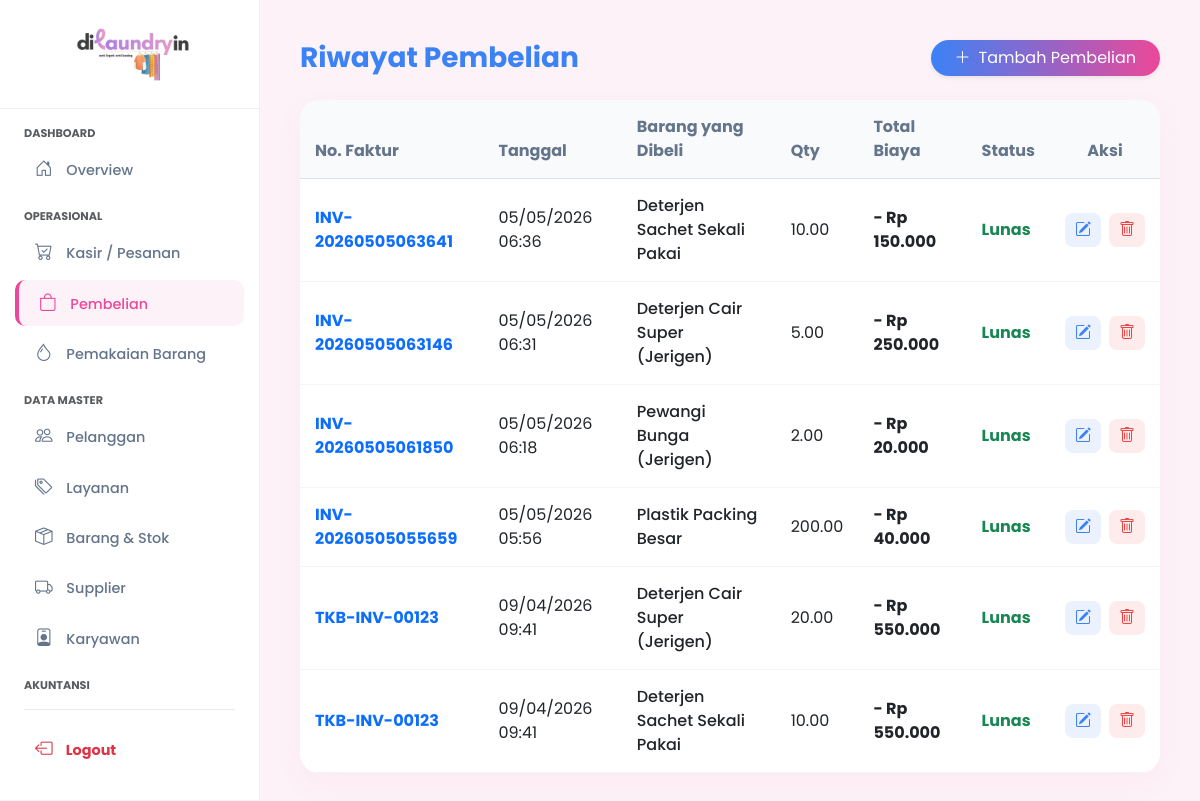
Screenshot of /pembelian.php with the database file from the repository.
### tables this page shows
CREATE TABLE `detail_pembelian` (
  `id_detail_beli` int(11) NOT NULL,
  `id_pembelian` int(11) NOT NULL,
  `id_barang` int(11) NOT NULL,
  `qty` decimal(10,2) NOT NULL,
  `harga_beli_satuan` int(11) NOT NULL,
  `subtotal` int(11) NOT NULL
);

CREATE TABLE `pembelian` (
  `id_pembelian` int(11) NOT NULL,
  `no_faktur_beli` varchar(50) NOT NULL,
  `id_supplier` int(11) NOT NULL,
  `id_karyawan` int(11) NOT NULL,
  `tanggal_beli` datetime DEFAULT current_timestamp(),
  `total_biaya` int(11) NOT NULL,
  `status_pembayaran` enum('Lunas','Hutang') DEFAULT 'Lunas'
);

CREATE TABLE `barang` (
  `id_barang` int(11) NOT NULL,
  `nama_barang` varchar(100) NOT NULL,
  `tipe_barang` enum('Bahan Baku','Barang Dijual','Keduanya') NOT NULL,
  `satuan` varchar(20) NOT NULL,
  `harga_beli` int(11) DEFAULT 0,
  `harga_jual` int(11) DEFAULT 0,
  `stok` decimal(10,2) DEFAULT 0.00
);

### pembelian.php (the view, shortened to what this page needs)
<?php include 'koneksi.php'; ?>
<!DOCTYPE html>
<html lang="id">
<head>
    <link href="https://cdn.jsdelivr.net/npm/bootstrap@5.3.0/dist/css/bootstrap.min.css" rel="stylesheet">
    <link href="https://cdn.jsdelivr.net/npm/bootstrap-icons@1.10.5/font/bootstrap-icons.css" rel="stylesheet">
</head>
<body>
    <?php include 'sidebar.php'; ?>
    <div class="main-content">
        <div class="d-flex justify-content-between align-items-center mb-4">
            <h3 class="fw-bold mb-0" style="color: #3b82f6;">Riwayat Pembelian</h3>
            <a href="tambah_pembelian.php" class="btn rounded-pill px-4 text-white shadow-sm" style="background: linear-gradient(90deg, #3b82f6, #ec4899); border: none;">
                <i class="bi bi-plus-lg me-2"></i>Tambah Pembelian
            </a>
        </div>
        <div class="table-custom">
            <table class="table table-hover mb-0">
                <thead>
                    <tr>
                        <th>No. Faktur</th>
                        <th>Tanggal</th>
                        <th>Barang yang Dibeli</th>
                        <th>Qty</th>
                        <th>Total Biaya</th>
                        <th>Status</th>
                        <th class="text-center">Aksi</th>
                    </tr>
                </thead>
                <tbody>
                    <?php
                    $query = mysqli_query($conn, "
                        SELECT p.id_pembelian, p.no_faktur_beli, p.tanggal_beli, p.total_biaya, p.status_pembayaran, b.nama_barang, dp.qty
                        FROM pembelian p
                        JOIN detail_pembelian dp ON p.id_pembelian = dp.id_pembelian
                        JOIN barang b ON dp.id_barang = b.id_barang
                        ORDER BY p.id_pembelian DESC
                    ");
                    if(mysqli_num_rows($query) > 0) {
                        while($d = mysqli_fetch_array($query)){
                            $badge = $d['status_pembayaran'] == 'Lunas' ? 'text-success' : 'text-danger';
                    ?>
                    <tr>
                        <td class="fw-bold text-primary"><?= htmlspecialchars($d['no_faktur_beli']); ?></td>
                        <td><?= date('d/m/Y H:i', strtotime($d['tanggal_beli'])); ?></td>
                        <td class="fw-medium"><?= htmlspecialchars($d['nama_barang']); ?></td>
                        <td><?= $d['qty']; ?></td>
                        <td class="fw-bold">- Rp <?= number_format($d['total_biaya'], 0, ',', '.'); ?></td>
                        <td class="fw-bold <?= $badge; ?>"><?= htmlspecialchars($d['status_pembayaran']); ?></td>
                        <td class="text-center">
                            <div class="d-flex justify-content-center gap-2">
                                <a href="edit_pembelian.php?id=<?= $d['id_pembelian']; ?>" class="btn-edit" title="Edit">
                                    <i class="bi bi-pencil-square"></i>
                                </a>
                                <a href="hapus_pembelian.php?id=<?= $d['id_pembelian']; ?>" class="btn-hapus" title="Hapus" onclick="return confirm('Yakin mau hapus data pembelian ini?')">
                                    <i class="bi bi-trash"></i>
                                </a>
                            </div>
                        </td>
                    </tr>
                    <?php
                        }
                    } else { ?>
                    <tr><td colspan="7" class="text-center py-4">Belum ada riwayat pembelian barang.</td></tr>
                    <?php } ?>
                </tbody>
            </table>
        </div>
    </div>
</body>
</html>

### pembelian.php (style rules this page uses)
body { font-family: 'Poppins', sans-serif; background-color: #fdf2f8; color: #334155; }
.main-content { margin-left: 260px; padding: 40px; }
.table-custom { background-color: white; border-radius: 20px; overflow: hidden; box-shadow: 0 10px 30px rgba(236, 72, 153, 0.05); }
.table-custom thead th { background-color: #f8fafc; color: #64748b; padding: 15px; }
.table-custom td { padding: 15px; vertical-align: middle; border-bottom: 1px solid #f1f5f9; }
.btn-edit { color: #3b82f6; background: rgba(59, 130, 246, 0.1); border: none; padding: 5px 10px; border-radius: 8px; transition: 0.3s; }
.btn-hapus { color: #ef4444; background: rgba(239, 68, 68, 0.1); border: none; padding: 5px 10px; border-radius: 8px; transition: 0.3s; }

### rows the page displays
detail_pembelian: id_pembelian.no_faktur_beli "INV-20260505063641", id_pembelian.tanggal_beli "05/05/2026 06:36", id_barang.nama_barang "Deterjen Sachet Sekali Pakai", qty "10.00", id_pembelian.total_biaya "150.000", id_pembelian.status_pembayaran "Lunas"
detail_pembelian: id_pembelian.no_faktur_beli "INV-20260505063146", id_pembelian.tanggal_beli "05/05/2026 06:31", id_barang.nama_barang "Deterjen Cair Super (Jerigen)", qty "5.00", id_pembelian.total_biaya "250.000", id_pembelian.status_pembayaran "Lunas"
detail_pembelian: id_pembelian.no_faktur_beli "INV-20260505061850", id_pembelian.tanggal_beli "05/05/2026 06:18", id_barang.nama_barang "Pewangi Bunga (Jerigen)", qty "2.00", id_pembelian.total_biaya "20.000", id_pembelian.status_pembayaran "Lunas"
detail_pembelian: id_pembelian.no_faktur_beli "INV-20260505055659", id_pembelian.tanggal_beli "05/05/2026 05:56", id_barang.nama_barang "Plastik Packing Besar", qty "200.00", id_pembelian.total_biaya "40.000", id_pembelian.status_pembayaran "Lunas"
detail_pembelian: id_pembelian.no_faktur_beli "TKB-INV-00123", id_pembelian.tanggal_beli "09/04/2026 09:41", id_barang.nama_barang "Deterjen Cair Super (Jerigen)", qty "20.00", id_pembelian.total_biaya "550.000", id_pembelian.status_pembayaran "Lunas"
detail_pembelian: id_pembelian.no_faktur_beli "TKB-INV-00123", id_pembelian.tanggal_beli "09/04/2026 09:41", id_barang.nama_barang "Deterjen Sachet Sekali Pakai", qty "10.00", id_pembelian.total_biaya "550.000", id_pembelian.status_pembayaran "Lunas"
